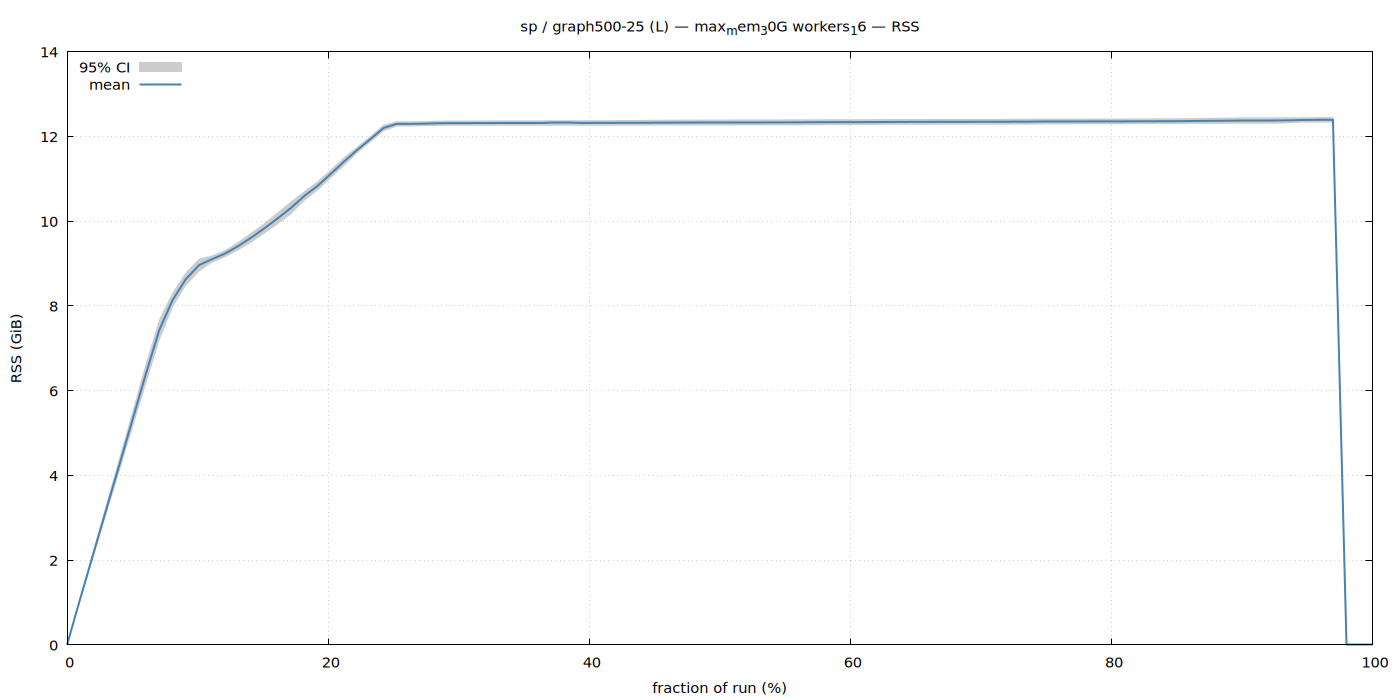

Write gnuplot code to recreate this figure.
set terminal pngcairo size 1400,700 enhanced font 'Sans,11'
set output '/home/ubuntu/nvm/gfrs/sp/L/graph500-25/max_mem_30G_workers_16/rss.png'
set title "sp / graph500-25 (L) — max_mem_30G workers_16 — RSS"
set xlabel 'fraction of run (%)'
set ylabel 'RSS (GiB)'
set grid
set key top left
set yrange [0:*]
plot '/home/ubuntu/nvm/gfrs/sp/L/graph500-25/max_mem_30G_workers_16/rss.dat' using 1:3:4 with filledcurves lc rgb '#cccccc' title '95% CI', \
     '' using 1:2 with lines lw 2 lc rgb '#4682b4' title 'mean'
